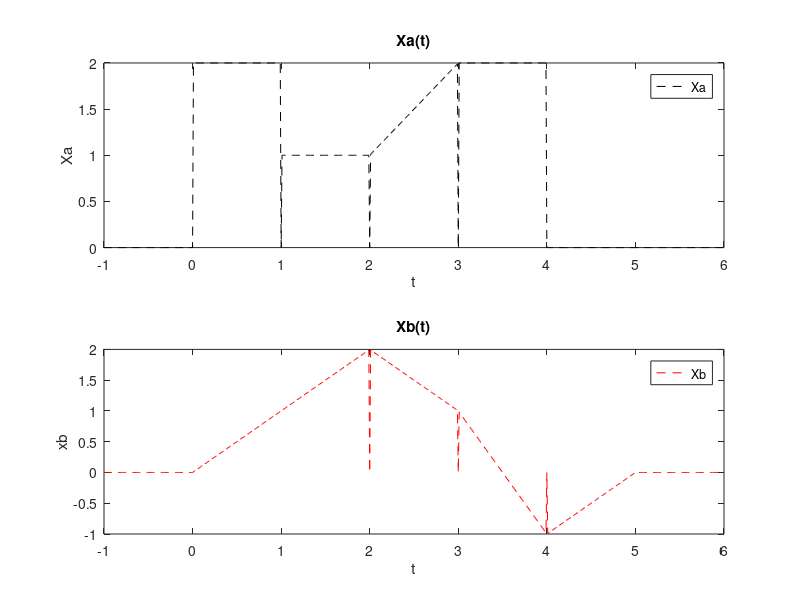

Recreate this plot in MATLAB.
clc,clear all, close all;
t=[-1:0.01:6];
Xa=0.*((t>0)|(t>4))+2.*((t>0)&(t<1))+1.*((t>1)&(t<2))+(t-1).*((t>2)&(t<3))+2.*((t>3)&(t<4));
Xb=0.*((t<0)|(t>5))+t.*((t>0)&(t<2))+(4-t).*((t>2)&(t<3))+(7-2*t).*((t>3)&(t<4))+(t-5).*((t>4)&(t<5));
hold on;
subplot(2,1,1),plot(t,Xa,'k--','LineWidth',0.1);
title('Xa(t)');
ylabel('Xa');
xlabel('t');
legend('Xa');
hold off;

hold on;
subplot(2,1,2),plot(t,Xb,'r--','LineWidth',0.1);
title('Xb(t)')
ylabel('xb');
xlabel('t');
legend('Xb');
hold off;